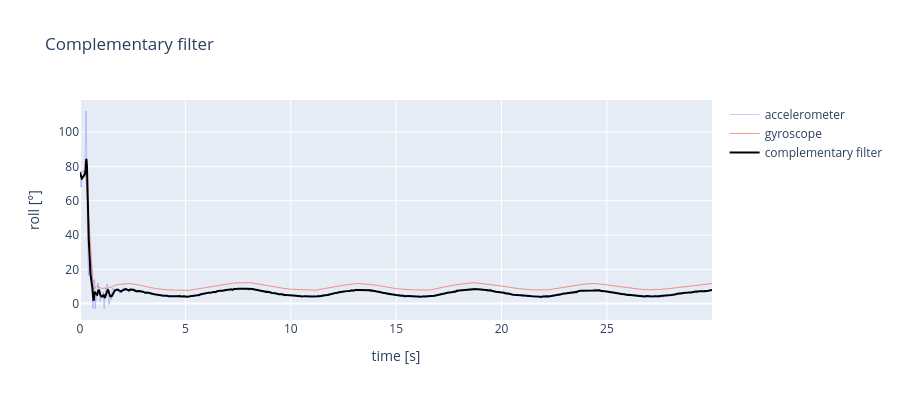

The code cell stored with this chart in its notebook:
### Markdown cell above
### Complementary filter
Combines both: trust the gyro short-term, the accelerometer long-term. This is how phones compute orientation.

### Code cell
ALPHA = 0.98  # weight of the gyro (short-term), 1 - ALPHA for the accelerometer (long-term)

# Each step: take the previous angle + gyro change, then pull it slightly towards the accelerometer angle
roll_cf = np.zeros(len(t))
roll_cf[0] = roll_acc[0]
for k in range(1, len(t)):
    gyro_step = roll_cf[k - 1] + np.degrees(gyr[k, 0] * dt_s[k])
    roll_cf[k] = ALPHA * gyro_step + (1 - ALPHA) * roll_acc[k]

# Black line should be smooth (like the gyro) but not drift away (like the accelerometer)
fig = go.Figure()
fig.add_trace(go.Scatter(x=t, y=roll_acc, name="accelerometer", opacity=0.6))
fig.add_trace(go.Scatter(x=t, y=roll_gyr, name="gyroscope"))
fig.add_trace(go.Scatter(x=t, y=roll_cf, name="complementary filter", line=dict(color="black", width=2)))
fig.update_layout(height=400, hovermode="x unified", xaxis_title="time [s]", yaxis_title="roll [°]", title="Complementary filter")
fig.show()

### Figure 1 — Plotly figure (JSON) as saved in the notebook; plotly's stock layout.template omitted (floating-point values rounded to 4 significant figures; data arrays with more than 128 entries replaced by an {"elided": "..."} marker saying what was removed)
{"data": [{"name": "accelerometer", "opacity": 0.6, "type": "scatter", "x": {"elided": "14989 float values"}, "y": {"elided": "14989 float values"}}, {"name": "gyroscope", "type": "scatter", "x": {"elided": "14989 float values"}, "y": {"elided": "14989 float values"}}, {"line": {"color": "black", "width": 2}, "name": "complementary filter", "type": "scatter", "x": {"elided": "14989 float values"}, "y": {"elided": "14989 float values"}}], "layout": {"height": 400, "hovermode": "x unified", "title": {"text": "Complementary filter"}, "xaxis": {"title": {"text": "time [s]"}}, "yaxis": {"title": {"text": "roll [°]"}}}}
